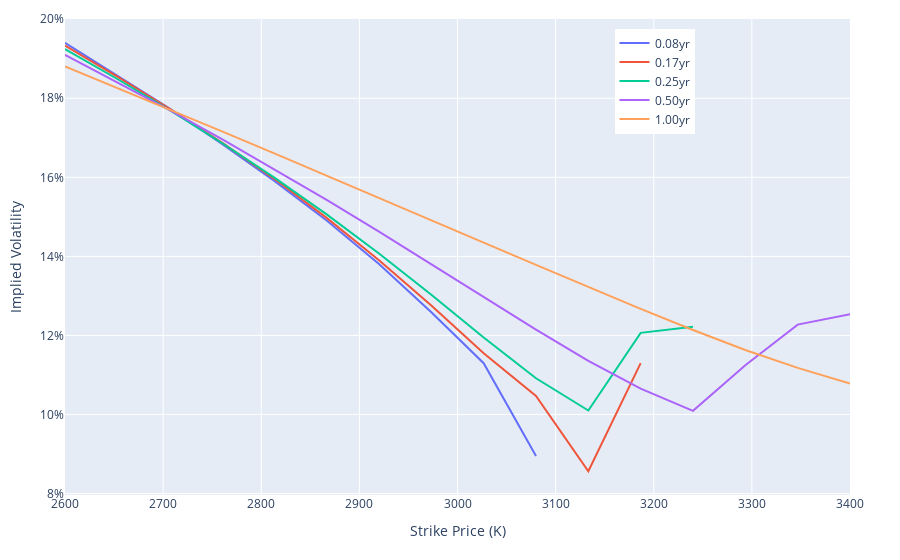

Source (notebook cell):
### Code cell
fig = go.Figure()

# Add a line plot for each expiration
for i, expiration in enumerate(expirations):
    fig.add_trace(
        go.Scatter(
            x=strikes,
            y=surface[i, :],
            mode="lines",
            name=f"{expiration:0.2f}yr",
        )
    )

# Update layout for better visualization
fig.update_layout(
    xaxis_title="Strike Price (K)",
    yaxis=dict(title="Implied Volatility", tickformat=".0%"),
    autosize=False,
    legend_x=0.7,
    legend_y=0.98,
    margin=dict(l=65, r=50, b=65, t=10),
)

### Figure 1 — Plotly figure (JSON) as saved in the notebook; plotly's stock layout.template omitted (floating-point values rounded to 4 significant figures)
{"data": [{"mode": "lines", "name": "0.08yr", "type": "scatter", "x": [2600, 2653.0, 2707.0, 2760, 2813.0, 2867.0, 2920, 2973.0, 3027.0, 3080, 3133.0, 3187.0, 3240, 3293.0, 3347.0, 3400], "y": [0.194, 0.1858, 0.1774, 0.1684, 0.1591, 0.1491, 0.1381, 0.1259, 0.113, 0.0895, null, null, null, null, null, null]}, {"mode": "lines", "name": "0.17yr", "type": "scatter", "x": [2600, 2653.0, 2707.0, 2760, 2813.0, 2867.0, 2920, 2973.0, 3027.0, 3080, 3133.0, 3187.0, 3240, 3293.0, 3347.0, 3400], "y": [0.1933, 0.1855, 0.1773, 0.1688, 0.1596, 0.1497, 0.139, 0.1276, 0.1155, 0.1047, 0.08566, 0.113, null, null, null, null]}, {"mode": "lines", "name": "0.25yr", "type": "scatter", "x": [2600, 2653.0, 2707.0, 2760, 2813.0, 2867.0, 2920, 2973.0, 3027.0, 3080, 3133.0, 3187.0, 3240, 3293.0, 3347.0, 3400], "y": [0.1924, 0.1849, 0.177, 0.1687, 0.1599, 0.1506, 0.1407, 0.1303, 0.1195, 0.1092, 0.101, 0.1207, 0.1222, null, null, null]}, {"mode": "lines", "name": "0.50yr", "type": "scatter", "x": [2600, 2653.0, 2707.0, 2760, 2813.0, 2867.0, 2920, 2973.0, 3027.0, 3080, 3133.0, 3187.0, 3240, 3293.0, 3347.0, 3400], "y": [0.191, 0.1841, 0.177, 0.1696, 0.1621, 0.1543, 0.1463, 0.1381, 0.1297, 0.1215, 0.1136, 0.1065, 0.1009, 0.1125, 0.1227, 0.1254]}, {"mode": "lines", "name": "1.00yr", "type": "scatter", "x": [2600, 2653.0, 2707.0, 2760, 2813.0, 2867.0, 2920, 2973.0, 3027.0, 3080, 3133.0, 3187.0, 3240, 3293.0, 3347.0, 3400], "y": [0.1881, 0.1827, 0.1772, 0.1716, 0.1661, 0.1605, 0.1548, 0.1492, 0.1435, 0.1378, 0.1322, 0.1267, 0.1214, 0.1163, 0.1118, 0.1078]}], "layout": {"autosize": false, "legend": {"x": 0.7, "y": 0.98}, "margin": {"b": 65, "l": 65, "r": 50, "t": 10}, "xaxis": {"title": {"text": "Strike Price (K)"}}, "yaxis": {"tickformat": ".0%", "title": {"text": "Implied Volatility"}}}}
